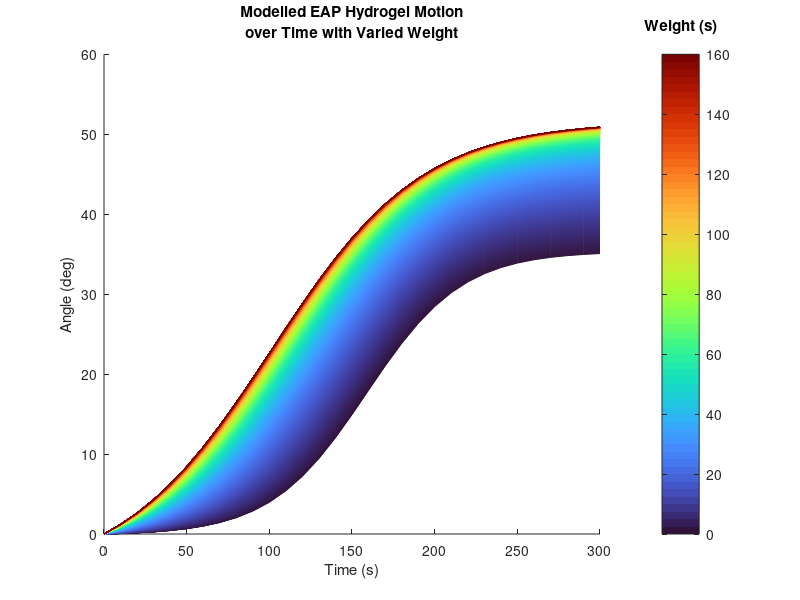

This chart was generated by the following MATLAB code:
function weightModelPlot()

maxW = 160;

w = 0:0.1:maxW;
t = 0:10:300;

b1 = 21.92*exp(-0.02851*w)-57.41;
b2 = 59.02*exp(-0.02298*w)+99.72;
b3 = -16.72*exp(-0.02913*w)+45.67;

A = (b1'./(1+exp((t-b2')./b3')))-(b1'./(1+exp((-b2')./b3')));

figure;
% subplot(1,2,1)
% surf(t,w,A);
% xlabel("Time (s)")
% ylabel("Weight (s)")
% zlabel("Angle (deg)")
% 
% title({'Modelled EAP Hydrogel Motion';'over Time with Varied Weight'})
% 
% shading interp

%subplot(1,2,2)
colormap turbo
C = turbo(length(w));
hold on
for i = 1:length(w)
    plot(t,A(i,:),"Color",C(i,:))
end

xlabel("Time (s)")
ylabel("Angle (deg)")

title({'Modelled EAP Hydrogel Motion';'over Time with Varied Weight'})

hcb = colorbar();
caxis([min(w) max(w)]);
set(hcb,'YTick',0:20:maxW)
colorTitleHandle = get(hcb,'Title');
titleString = {'Weight (s)';''};
set(colorTitleHandle ,'String',titleString);
end